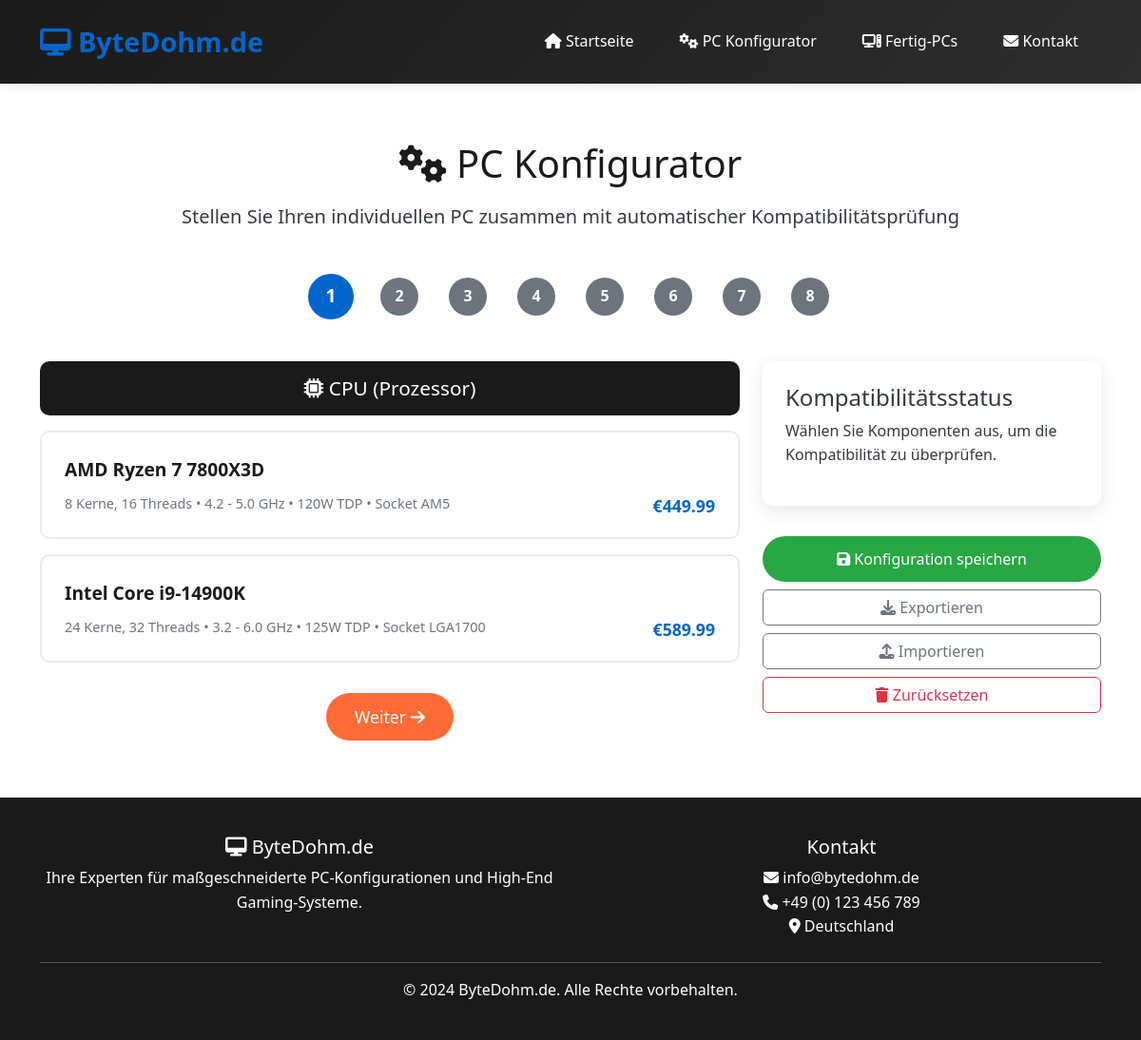
The app's page /konfigurator with its own data.
### models.py (models this page shows, shortened)
class Component(db.Model):
    __tablename__ = 'components'
    id = db.Column(db.Integer, primary_key=True)
    name = db.Column(db.String(200), nullable=False)
    category = db.Column(db.String(50), nullable=False)
    price = db.Column(db.Float, nullable=False)
    specifications = db.Column(db.Text, nullable=False)  # JSON string of specs
    is_active = db.Column(db.Boolean, default=True)
    created_at = db.Column(db.DateTime, default=datetime.utcnow)
    updated_at = db.Column(db.DateTime, default=datetime.utcnow, onupdate=datetime.utcnow)
    def get_specs(self):
        try:
            return json.loads(self.specifications)
        except:
            return {}

### routes.py (the view)
@app.route('/konfigurator')
def configurator():
    components = load_components()
    return render_template('configurator.html', components=components)

### routes.py (called while the page is built)
def load_components():
    components = {}
    db_components = Component.query.filter_by(is_active=True).all()
    if db_components:
        for comp in db_components:
            if comp.category not in components:
                components[comp.category] = []
            comp_data = {
                'id': comp.id,
                'name': comp.name,
                'price': comp.price,
                **comp.get_specs()
            }
            components[comp.category].append(comp_data)
    else:
        try:
            with open('data/components.json', 'r', encoding='utf-8') as f:
                components = json.load(f)
        except FileNotFoundError:
            components = {"cpus": [], "motherboards": [], "ram": [], "gpus": [], "ssds": [], "cases": [], "psus": [], "coolers": []}
    return components

### templates/configurator.html (shortened to what this page needs)
{% extends "base.html" %}
{% block content %}
<div class="configurator">
    <div class="container">
        <div class="configurator-header">
            <h1><i class="fas fa-cogs"></i> PC Konfigurator</h1>
            <p class="lead">Stellen Sie Ihren individuellen PC zusammen mit automatischer Kompatibilitätsprüfung</p>
        </div>
        <div class="step-indicator">
            <div class="step active" data-step="1">1</div>
            <div class="step" data-step="2">2</div>
            <div class="step" data-step="3">3</div>
            <div class="step" data-step="4">4</div>
            <div class="step" data-step="5">5</div>
            <div class="step" data-step="6">6</div>
            <div class="step" data-step="7">7</div>
            <div class="step" data-step="8">8</div>
        </div>
        <div class="row">
            <div class="col-lg-8">
                <div id="pc-configurator">
                    <div class="component-section" id="step-1">
                        <div class="category-header">
                            <h3><i class="fas fa-microchip"></i> CPU (Prozessor)</h3>
                        </div>
                        <div class="component-selection">
                            {% for cpu in components.cpus %}
                            <div class="component-card" data-category="cpu" data-id="{{ cpu.id }}">
                                <div class="component-name">{{ cpu.name }}</div>
                                <div class="component-price">€{{ "%.2f"|format(cpu.price) }}</div>
                                <div class="component-specs">
                                    {{ cpu.cores }} Kerne, {{ cpu.threads }} Threads •
                                    {{ cpu.base_clock }} - {{ cpu.boost_clock }} GHz •
                                    {{ cpu.tdp }}W TDP •
                                    Socket {{ cpu.socket }}
                                </div>
                            </div>
                            {% endfor %}
                        </div>
                    </div>
                    <div class="text-center mt-4">
                        <button id="next-step" class="btn btn-primary">
                            Weiter <i class="fas fa-arrow-right"></i>
                        </button>
                    </div>
                </div>
            </div>
            <div class="col-lg-4">
                <div class="compatibility-status" id="compatibility-status">
                    <h4>Kompatibilitätsstatus</h4>
                    <p>Wählen Sie Komponenten aus, um die Kompatibilität zu überprüfen.</p>
                </div>
                <div class="configuration-actions mt-3">
                    <button id="save-config" class="btn btn-success w-100 mb-2">
                        <i class="fas fa-save"></i> Konfiguration speichern
                    </button>
                    <button onclick="exportConfiguration()" class="btn btn-outline-secondary w-100 mb-2">
                        <i class="fas fa-download"></i> Exportieren
                    </button>
                    <button onclick="importConfiguration()" class="btn btn-outline-secondary w-100 mb-2">
                        <i class="fas fa-upload"></i> Importieren
                    </button>
                    <button onclick="window.configurator.resetConfiguration()" class="btn btn-outline-danger w-100">
                        <i class="fas fa-trash"></i> Zurücksetzen
                    </button>
                </div>
            </div>
        </div>
    </div>
</div>
{% endblock %}

### static/css/style.css (style rules this page uses)
:root { --primary-color: #007bff; --secondary-color: #6c757d; --success-color: #28a745; --danger-color: #dc3545; --warning-color: #ffc107; --info-color: #17a2b8; --light-color: #f8f9fa; --dark-color: #343a40; --tech-blue: #0066cc; --tech-dark: #1a1a1a; --tech-gray: #2d2d2d; --accent-orange: #ff6b35; }
* { margin: 0; padding: 0; box-sizing: border-box; }
body { font-family: 'Segoe UI', Tahoma, Geneva, Verdana, sans-serif; line-height: 1.6; color: var(--dark-color); background-color: #ffffff; }
.btn-primary { background: var(--accent-orange); border: none; padding: 12px 30px; font-size: 1.1rem; border-radius: 30px; transition: all 0.3s ease; }
.configurator { padding: 60px 0; }
.configurator-header { text-align: center; margin-bottom: 3rem; }
.configurator-header h1 { color: var(--tech-dark); font-size: 2.5rem; margin-bottom: 1rem; }
.step-indicator { display: flex; justify-content: center; margin-bottom: 3rem; }
.step { width: 40px; height: 40px; border-radius: 50%; background: var(--secondary-color); color: white; display: flex; align-items: center; justify-content: center; margin: 0 1rem; font-weight: bold; transition: all 0.3s ease; }
.step.active { background: var(--tech-blue); transform: scale(1.2); }
.component-selection { margin-bottom: 2rem; }
.component-card { border: 2px solid #e9ecef; border-radius: 10px; padding: 1.5rem; margin-bottom: 1rem; cursor: pointer; transition: all 0.3s ease; }
.component-name { font-size: 1.2rem; font-weight: 600; color: var(--tech-dark); margin-bottom: 0.5rem; }
.component-price { font-size: 1.1rem; color: var(--tech-blue); font-weight: 600; float: right; }
.component-specs { font-size: 0.9rem; color: var(--secondary-color); margin-top: 0.5rem; }
.compatibility-status { position: sticky; top: 20px; background: white; border-radius: 10px; padding: 1.5rem; box-shadow: 0 5px 20px rgba(0,0,0,0.1); margin-bottom: 2rem; }
.category-header { background: var(--tech-dark); color: white; padding: 1rem; border-radius: 10px; margin-bottom: 1rem; text-align: center; }
.category-header h3 { margin: 0; font-size: 1.3rem; }
.btn-success { background: var(--success-color); border: none; padding: 12px 30px; border-radius: 25px; transition: all 0.3s ease; }

### records on screen
Component: name "AMD Ryzen 7 7800X3D", price "449.99", cores "8", threads "16", base_clock "4.2", boost_clock "5.0", tdp "120", socket "AM5"
Component: name "Intel Core i9-14900K", price "589.99", cores "24", threads "32", base_clock "3.2", boost_clock "6.0", tdp "125", socket "LGA1700"
